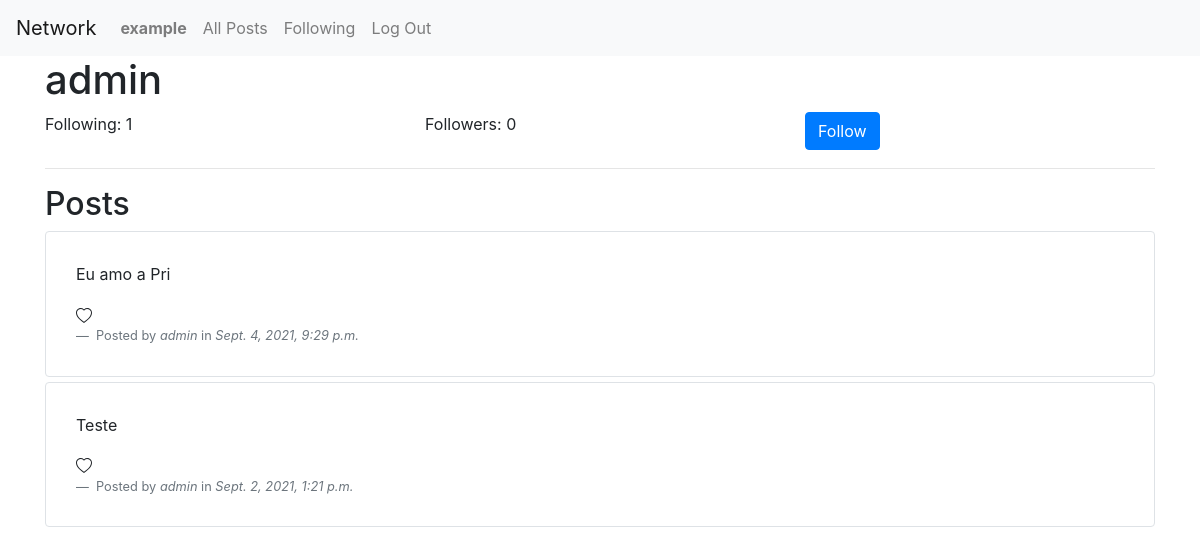
/u/admin (signed in), run on the app's committed database.
### network/models.py (models this page shows)
class User(AbstractUser):
    pass

class Post(models.Model):
    author = models.ForeignKey("User", on_delete=models.CASCADE, related_name="author")
    content = models.TextField()
    dateTime = models.DateTimeField()

### network/views.py (the view)
# urls.py: path("u/<str:username>",views.profile, name="profile"),
@login_required
def profile(request, username):
    if request.method == "GET":
        user = functions.ProfileData().get(request.user.username)
        return render(
            request,
            "network/profile.html",
            {
                "profile": functions.ProfileData().get(username),
                "isFollowing": user.checkIfIsFollowing(username),
            },
        )
    elif (
        request.method == "POST"
    ):  # Create a form in the view that the submit button follows.
        functions.followOrUnfollowFollowedFollowing(username, request.user.username)
        return HttpResponseRedirect(reverse("profile", args=[username]))

### network/functions.py (called while the page is built)
    def checkIfIsFollowing(self, username):
        selfDataQuery = User.objects.get(username=self.username)
        userToCheckDataQuery = User.objects.get(username=username)
        followRelationQuery = FollowRelations.objects.filter(
            following=selfDataQuery
        ).filter(followed=userToCheckDataQuery)
        if followRelationQuery.count() > 0:
            return True
        return False

    def get(self, username):
        userModelData = User.objects.get(username=username)
        postModelData = Post.objects.filter(author=userModelData).order_by("-dateTime")
        self.username = username
        self.following = FollowRelations.objects.filter(
            following=userModelData
        ).count()
        self.followers = FollowRelations.objects.filter(
            followed=userModelData
        ).count()
        for post in postModelData:
            self.posts.append(post)
        return self

### network/templates/network/profile.html (shortened to what this page needs)
{% extends "network/layout.html" %}
{% block body %}
    <h1>{{ profile.username }}</h1>
    <div class="row">
        <div class="col">
            <p>Following: {{ profile.following }}</p>
        </div>
        <div class="col">
            <p>Followers: {{ profile.followers }}</p>
        </div>
        <div class="col">
            {% if profile.username != user.username and isFollowing == False %}
                <form action="{% url 'profile' profile.username %}" method="post">
                    <input type="submit" value="Follow" class="btn btn-primary" id="follow">
                </form>
            {% endif %}
        </div>
    </div>
    <hr>
    <h2>Posts</h2>
    <div class="posts">
        {% for post in profile.posts %}
        <div class="PostsDiv border rounded">
            <p>{{ post.content }}</p>
            <span> {{ post.likes }}</span>
            <footer class="blockquote-footer">
                Posted by <cite title="Source Title">{{ post.author }} </cite>in<cite tittle="Source Title"> {{ post.dateTime}}</cite>
            </footer>
        </div>
        {% endfor %}
    </div>
{% endblock %}

### network/templates/network/layout.html (shortened to what this page needs)
{% load static %}
<!DOCTYPE html>
<html lang="en">
    <head>
        <link rel="stylesheet" href="https://stackpath.bootstrapcdn.com/bootstrap/4.4.1/css/bootstrap.min.css">
        <link href="{% static 'network/styles.css' %}" rel="stylesheet">
    </head>
    <body>
        <nav class="navbar navbar-expand-lg navbar-light bg-light">
            <a class="navbar-brand" href="{% url 'index' %}">Network</a>
            <div>
              <ul class="navbar-nav mr-auto">
                {% if user.is_authenticated %}
                    <li class="nav-item">
                        <a class="nav-link" href="{% url 'profile' user.username %}"><strong>{{ user.username }}</strong></a>
                    </li>
                {% endif %}
                <li class="nav-item">
                  <a class="nav-link" href="{% url 'index' %}">All Posts</a>
                </li>
                {% if user.is_authenticated %}
                    <li class="nav-item">
                        <a class="nav-link" href="{% url 'following' %}">Following</a>
                    </li>
                    <li class="nav-item">
                        <a class="nav-link" href="{% url 'logout' %}">Log Out</a>
                    </li>
                {% endif %}
              </ul>
            </div>
          </nav>
        <div class="body container">
            {% block body %}
            {% endblock %}
        </div>
    </body>
</html>

### network/static/network/styles.css (style rules this page uses)
.PostsDiv { padding: 30px; margin-top: 5px; }

### data on the page
User: username "example"
User: username "admin"
Post: content "Eu amo a Pri", author "admin", dateTime "Sept. 4, 2021, 9:29 p.m."
Post: content "Teste", author "admin", dateTime "Sept. 2, 2021, 1:21 p.m."

### other printed values
{{ profile.following }} "1"
{{ profile.followers }} "0"
